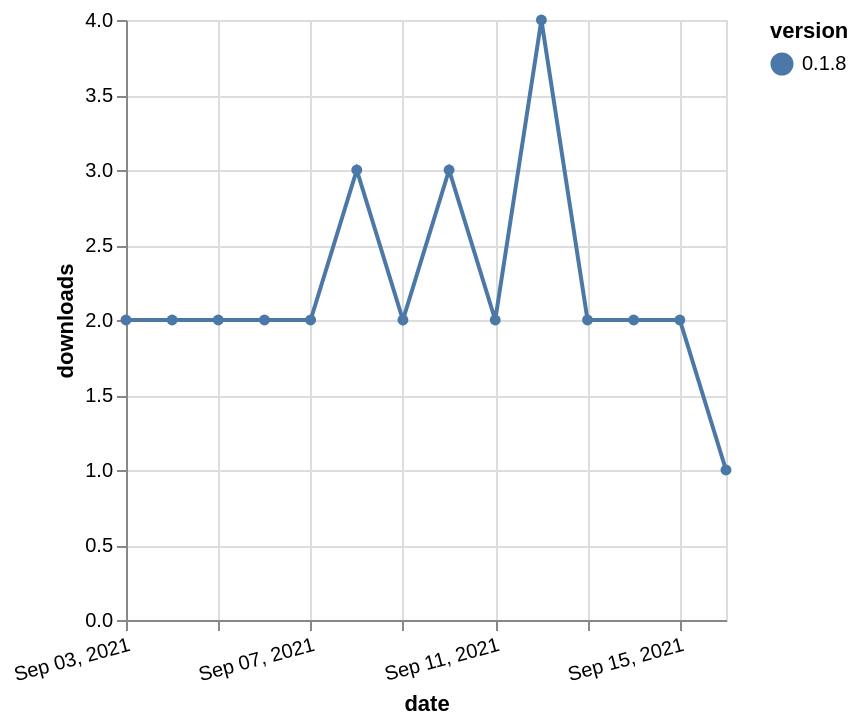

This figure's Vega-Lite source:
### Vega-Lite specification from a JSON file in a GitHub repository (floating-point values rounded to 4 significant figures)
{"$schema": "https://vega.github.io/schema/vega-lite/v5.json", "description": "A simple bar chart with embedded data.", "data": {"values": [{"date": "2021-09-03", "total": 2677, "delta": 2, "version": "0.1.8"}, {"date": "2021-09-04", "total": 2679, "delta": 2, "version": "0.1.8"}, {"date": "2021-09-05", "total": 2681, "delta": 2, "version": "0.1.8"}, {"date": "2021-09-06", "total": 2683, "delta": 2, "version": "0.1.8"}, {"date": "2021-09-07", "total": 2685, "delta": 2, "version": "0.1.8"}, {"date": "2021-09-08", "total": 2688, "delta": 3, "version": "0.1.8"}, {"date": "2021-09-09", "total": 2690, "delta": 2, "version": "0.1.8"}, {"date": "2021-09-10", "total": 2693, "delta": 3, "version": "0.1.8"}, {"date": "2021-09-11", "total": 2695, "delta": 2, "version": "0.1.8"}, {"date": "2021-09-12", "total": 2699, "delta": 4, "version": "0.1.8"}, {"date": "2021-09-13", "total": 2701, "delta": 2, "version": "0.1.8"}, {"date": "2021-09-14", "total": 2703, "delta": 2, "version": "0.1.8"}, {"date": "2021-09-15", "total": 2705, "delta": 2, "version": "0.1.8"}, {"date": "2021-09-16", "total": 2706, "delta": 1, "version": "0.1.8"}]}, "width": "container", "mark": {"type": "line", "point": {"filled": true}}, "encoding": {"x": {"field": "date", "type": "temporal", "timeUnit": "yearmonthdate", "title": "date", "axis": {"labelAngle": -15}}, "y": {"field": "delta", "type": "quantitative", "title": "downloads"}, "color": {"field": "version", "type": "nominal"}, "tooltip": {"field": "delta"}}}
